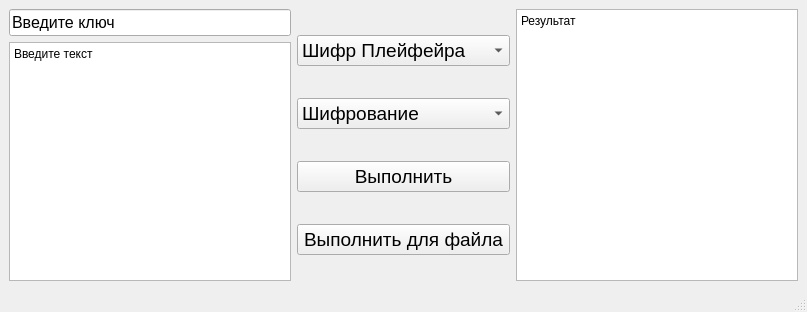
<?xml version="1.0" encoding="UTF-8"?>
<ui version="4.0">
 <class>MainWindow</class>
 <widget class="QMainWindow" name="MainWindow">
  <property name="geometry">
   <rect>
    <x>0</x>
    <y>0</y>
    <width>807</width>
    <height>312</height>
   </rect>
  </property>
  <property name="windowTitle">
   <string>MainWindow</string>
  </property>
  <widget class="QWidget" name="centralwidget">
   <layout class="QHBoxLayout" name="horizontalLayout_2">
    <item>
     <layout class="QHBoxLayout" name="horizontalLayout">
      <item>
       <layout class="QVBoxLayout" name="verticalLayout_2">
        <item>
         <widget class="QLineEdit" name="lineEditKey">
          <property name="font">
           <font>
            <pointsize>12</pointsize>
           </font>
          </property>
          <property name="text">
           <string>Введите ключ</string>
          </property>
         </widget>
        </item>
        <item>
         <widget class="QTextEdit" name="textEdit">
          <property name="font">
           <font>
            <pointsize>12</pointsize>
           </font>
          </property>
          <property name="html">
           <string>&lt;!DOCTYPE HTML PUBLIC &quot;-//W3C//DTD HTML 4.0//EN&quot; &quot;http://www.w3.org/TR/REC-html40/strict.dtd&quot;&gt;
&lt;html&gt;&lt;head&gt;&lt;meta name=&quot;qrichtext&quot; content=&quot;1&quot; /&gt;&lt;meta charset=&quot;utf-8&quot; /&gt;&lt;style type=&quot;text/css&quot;&gt;
p, li { white-space: pre-wrap; }
hr { height: 1px; border-width: 0; }
li.unchecked::marker { content: &quot;\2610&quot;; }
li.checked::marker { content: &quot;\2612&quot;; }
&lt;/style&gt;&lt;/head&gt;&lt;body style=&quot; font-family:'Segoe UI'; font-size:12pt; font-weight:400; font-style:normal;&quot;&gt;
&lt;p style=&quot; margin-top:0px; margin-bottom:0px; margin-left:0px; margin-right:0px; -qt-block-indent:0; text-indent:0px;&quot;&gt;&lt;span style=&quot; font-size:9pt;&quot;&gt;Введите текст&lt;/span&gt;&lt;/p&gt;&lt;/body&gt;&lt;/html&gt;</string>
          </property>
         </widget>
        </item>
       </layout>
      </item>
      <item>
       <layout class="QVBoxLayout" name="verticalLayout">
        <item>
         <widget class="QComboBox" name="comBoxAlgorithm">
          <property name="font">
           <font>
            <pointsize>14</pointsize>
           </font>
          </property>
          <item>
           <property name="text">
            <string>Шифр Плейфейра</string>
           </property>
          </item>
          <item>
           <property name="text">
            <string>Алгоритм Виженера</string>
           </property>
          </item>
         </widget>
        </item>
        <item>
         <widget class="QComboBox" name="comBoxMode">
          <property name="font">
           <font>
            <pointsize>14</pointsize>
           </font>
          </property>
          <item>
           <property name="text">
            <string>Шифрование</string>
           </property>
          </item>
          <item>
           <property name="text">
            <string>Дешифрование</string>
           </property>
          </item>
         </widget>
        </item>
        <item>
         <widget class="QPushButton" name="pushButExec">
          <property name="font">
           <font>
            <pointsize>14</pointsize>
           </font>
          </property>
          <property name="text">
           <string>Выполнить</string>
          </property>
         </widget>
        </item>
        <item>
         <widget class="QPushButton" name="pushButExecFile">
          <property name="font">
           <font>
            <pointsize>14</pointsize>
           </font>
          </property>
          <property name="text">
           <string>Выполнить для файла</string>
          </property>
         </widget>
        </item>
       </layout>
      </item>
      <item>
       <widget class="QTextEdit" name="textEditRes">
        <property name="enabled">
         <bool>true</bool>
        </property>
        <property name="font">
         <font>
          <pointsize>12</pointsize>
         </font>
        </property>
        <property name="readOnly">
         <bool>true</bool>
        </property>
        <property name="html">
         <string>&lt;!DOCTYPE HTML PUBLIC &quot;-//W3C//DTD HTML 4.0//EN&quot; &quot;http://www.w3.org/TR/REC-html40/strict.dtd&quot;&gt;
&lt;html&gt;&lt;head&gt;&lt;meta name=&quot;qrichtext&quot; content=&quot;1&quot; /&gt;&lt;meta charset=&quot;utf-8&quot; /&gt;&lt;style type=&quot;text/css&quot;&gt;
p, li { white-space: pre-wrap; }
hr { height: 1px; border-width: 0; }
li.unchecked::marker { content: &quot;\2610&quot;; }
li.checked::marker { content: &quot;\2612&quot;; }
&lt;/style&gt;&lt;/head&gt;&lt;body style=&quot; font-family:'Segoe UI'; font-size:12pt; font-weight:400; font-style:normal;&quot;&gt;
&lt;p style=&quot; margin-top:0px; margin-bottom:0px; margin-left:0px; margin-right:0px; -qt-block-indent:0; text-indent:0px;&quot;&gt;&lt;span style=&quot; font-size:9pt;&quot;&gt;Результат&lt;/span&gt;&lt;/p&gt;&lt;/body&gt;&lt;/html&gt;</string>
        </property>
       </widget>
      </item>
     </layout>
    </item>
   </layout>
  </widget>
  <widget class="QMenuBar" name="menubar">
   <property name="geometry">
    <rect>
     <x>0</x>
     <y>0</y>
     <width>807</width>
     <height>21</height>
    </rect>
   </property>
  </widget>
  <widget class="QStatusBar" name="statusbar"/>
 </widget>
 <resources/>
 <connections/>
</ui>
